Frame 1 (no input): blank canvas, image omitted
Frame 60 (the mouse pressed at the canvas centre just before this capture): blank canvas, image omitted
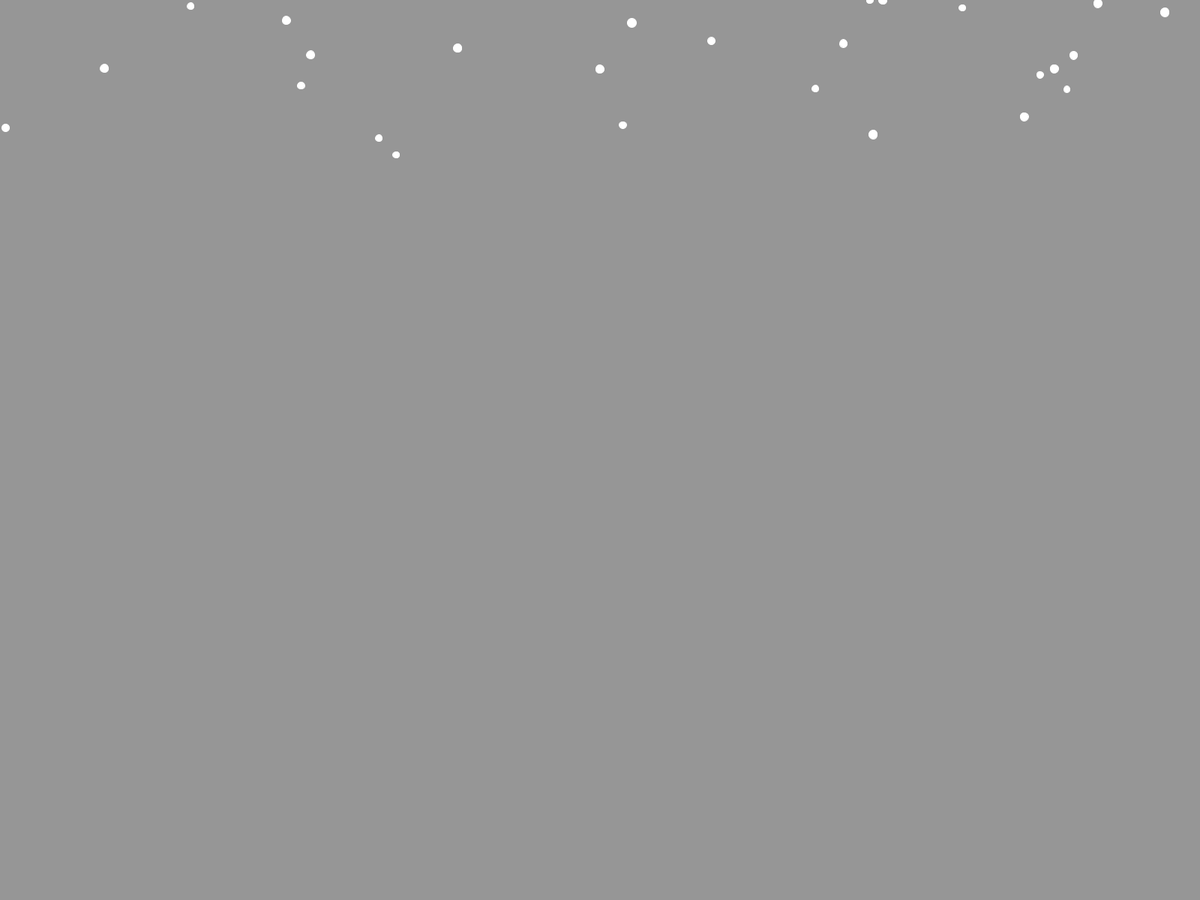
Frame 120 (the mouse held since frame 60 and released just before this capture)

The Processing sketch whose frames 1 and 60 were blank and that drew this single picture after the mouse press (run headless with seeded random() and noise(); from frame 60 on, the mouse is pressed at the canvas centre):

// Processing sketch: snowStorm
// ── snowStorm.pde

class Snowflake{
    
    float startxCoord;
    float startyCoord;
    float xCoord;
    float yCoord;
    float randX;
    float startrandX;
    float randSpeed;
    float randReach;
    float randTurnspd;
    float size;
    boolean direc;
    
    Snowflake() {
        reset();
    }
    
    public void move() {
        if (this.xCoord > this.startxCoord + ((this.startxCoord / 100) * this.randReach)) {
            direc = true;
        }
        if (this.xCoord < this.startxCoord - ((this.startxCoord / 100) * this.randReach)) {
            direc = false;
        }
        
        if (direc == true) {
            this.randX -= (this.startrandX / this.randTurnspd);
            if (this.randX < - this.startrandX) {
                this.randX = - this.startrandX;
            }
        }
        else{
            this.randX += (this.startrandX / this.randTurnspd);
            if (this.randX > this.startrandX) {
                this.randX = this.startrandX;
            }
        }
        
        if (this.yCoord > height + 10) {
            reset();
            return;
        }
        
        this.yCoord +=this.randSpeed;
        this.xCoord +=this.randX;
        
        stroke(255);
        ellipse(this.xCoord,this.yCoord,this.size,this.size);
        
        
    }
    
    
    
    void reset() {
        this.startxCoord = random(width);
        this.startyCoord = random( - 500, - 50);
        this.randX = random(0.5,2);
        this.randSpeed = random(0.7,2.5);
        this.randReach = random(10,30);
        this.randTurnspd = random(40,80);
        this.size = random(8,12);
        
        this.xCoord = startxCoord;
        this.yCoord = startyCoord;
        this.startrandX = randX;
        
        this.direc = false;
    }
    
    
}

int snowNumb = 100;
Snowflake[] snow = new Snowflake[snowNumb];

void setup() {
    fullScreen();
    
    for (int i = 0; i < snowNumb; i++) {
        
        snow[i] = new Snowflake();
    }
}





void draw() {
    background(150);
    
    for (int i = 0; i < snowNumb; i++) {
        
        snow[i].move();
    }
    
}
